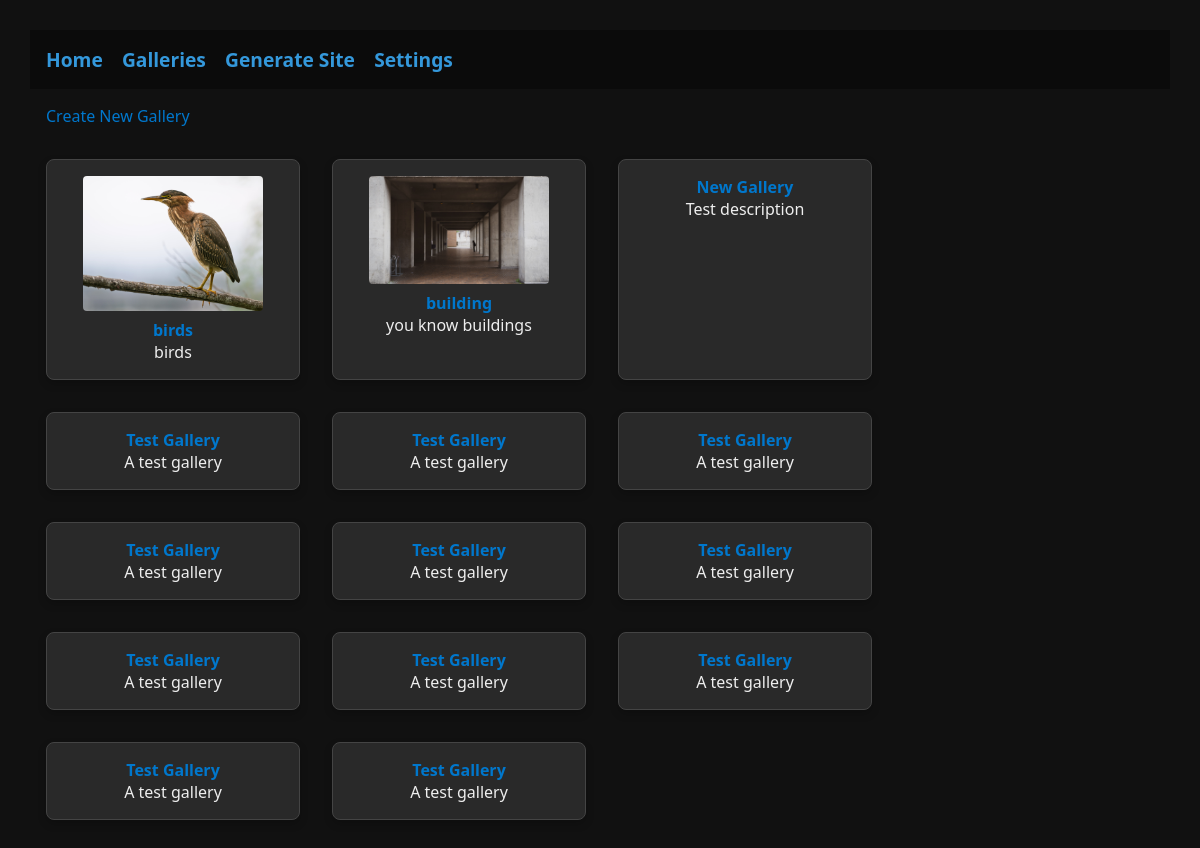
Before: / with the older database file.
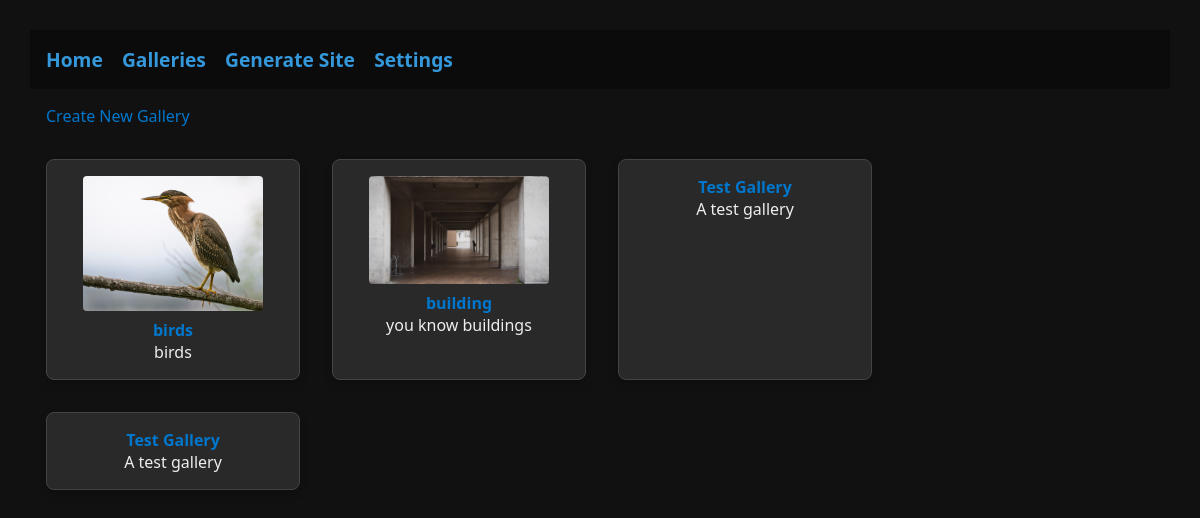
After: the same page with the newer database file.
### tables this page shows
CREATE TABLE galleries (
        id INTEGER PRIMARY KEY AUTOINCREMENT,
        title TEXT,
        description TEXT,
        featured_image_id INTEGER
    );

CREATE TABLE images (
        id INTEGER PRIMARY KEY AUTOINCREMENT,
        gallery_id INTEGER,
        filename TEXT,
        title TEXT,
        description TEXT,
        camera_type TEXT,
        lens TEXT,
        settings TEXT,
        exif TEXT,
        enabled INTEGER DEFAULT 1, sort_order INTEGER DEFAULT 0,
        FOREIGN KEY(gallery_id) REFERENCES galleries(id)
    );

### app/main.py (the view)
@app.get('/', response_class=HTMLResponse)
def index(request: Request):
    conn = get_db()
    galleries = conn.execute('SELECT * FROM galleries').fetchall()
    featured_images = {}
    for gallery in galleries:
        if gallery['featured_image_id']:
            img = conn.execute('SELECT * FROM images WHERE id=?', (gallery['featured_image_id'],)).fetchone()
            if img:
                featured_images[gallery['id']] = img
    conn.close()
    return templates.TemplateResponse('index.html', {'request': request, 'galleries': galleries, 'featured_images': featured_images})

### templates/index.html (shortened to what this page needs)
{% extends "base.html" %}
{% block content %}
    <a href="/create-gallery">Create New Gallery</a>
    <div class="gallery-list">
    {% for gallery in galleries %}
        <div class="gallery-list-item">
            <a href="/gallery/{{ gallery.id }}">
                {% if featured_images[gallery.id] is defined %}
                    <img src="/static/gallery_{{ gallery.id }}/{{ featured_images[gallery.id].filename }}" width="180" style="display:block;margin-bottom:0.5rem;">
                {% endif %}
                <strong>{{ gallery.title or 'Untitled Gallery' }}</strong>
            </a>
            <div>{{ gallery.description }}</div>
        </div>
    {% endfor %}
    </div>
{% endblock %}

### templates/base.html (shortened to what this page needs)
<!doctype html>
<html lang="en">
<head>
  <link rel="stylesheet" href="{{ url_for('static', path='css/main.css') }}">
</head>
<body>
  {% include 'partials/_topnav.html' %}
  <main>
        {% block content %}{% endblock %}
    </main>
</body>
</html>

### templates/partials/_topnav.html (shortened to what this page needs)
<nav class="navbar">
    <div class="nav-links" id="navLinks">
        <a class="{{ 'active' if request.url.path=='/' else '' }}" href="/">Home</a>
        <a class="{{ 'active' if request.url.path=='/galleries' else '' }}" href="/galleries">Galleries</a>
        <a class="{{ 'active' if request.url.path=='/generate' else '' }}" href="/generate">Generate Site</a>
        <a class="{{ 'active' if request.url.path=='/settings' else '' }}" href="/settings">Settings</a>
    </div>
</nav>

### static/css/_base.css (style rules this page uses)
:root { color-scheme: light dark; --primary-color: #3498db; --primary-hover: #2980b9; --primary-light: rgba(52, 152, 219, 0.1); --accent-color: #f39c12; --background-dark: #111; --text-color: #eee; --text-light: #aaa; --bg-light: #222; --card-bg: rgba(255, 255, 255, 0.1); --border-color: #444; --warn-bg: rgba(255, 0, 0, 0.2); }
body { margin: 0; padding: 30px; font-family: system-ui, Segoe UI, Roboto, Helvetica, Arial, sans-serif; background: var(--background-dark); color: var(--text-light); }
main { padding: 1em; }
a { color: #0077cc; text-decoration: none; }

### static/css/_navigation.css (style rules this page uses)
.navbar { background-color: rgba(0, 0, 0, 0.3); padding: 1em; position: sticky; top: 0; overflow: hidden; backdrop-filter: blur(10px); z-index: 1000; }
.nav-links { display: flex; flex-wrap: wrap; }
.nav-links a { margin-right: 1em; font-size: 1.2em; text-decoration: none; font-weight: bold; color: var(--primary-color); }

### static/css/_gallery.css (style rules this page uses)
.gallery-list { display: flex; flex-wrap: wrap; gap: 2rem; margin: 2rem 0; }
.gallery-list-item { background: var(--card-bg); border: 1px solid var(--border-color); border-radius: 8px; box-shadow: 0 4px 8px rgba(0, 0, 0, 0.2); padding: 1rem; width: 220px; text-align: center; display: flex; flex-direction: column; align-items: center; }
.gallery-list-item img { max-width: 180px; max-height: 180px; border-radius: 4px; }

### templates/base.html (style rules this page uses)
:root { color-scheme:light dark }
body { margin:0;font-family:system-ui,Segoe UI,Roboto,Helvetica,Arial,sans-serif;background:#111;color:#eee }

Changed rows visible on the page:
removed galleries: title "New Gallery", description "Test description"
removed galleries: title "Test Gallery", description "A test gallery"
removed galleries: title "Test Gallery", description "A test gallery"
removed galleries: title "Test Gallery", description "A test gallery"
removed galleries: title "Test Gallery", description "A test gallery"
removed galleries: title "Test Gallery", description "A test gallery"
removed galleries: title "Test Gallery", description "A test gallery"
removed galleries: title "Test Gallery", description "A test gallery"
removed galleries: title "Test Gallery", description "A test gallery"
removed galleries: title "Test Gallery", description "A test gallery"
